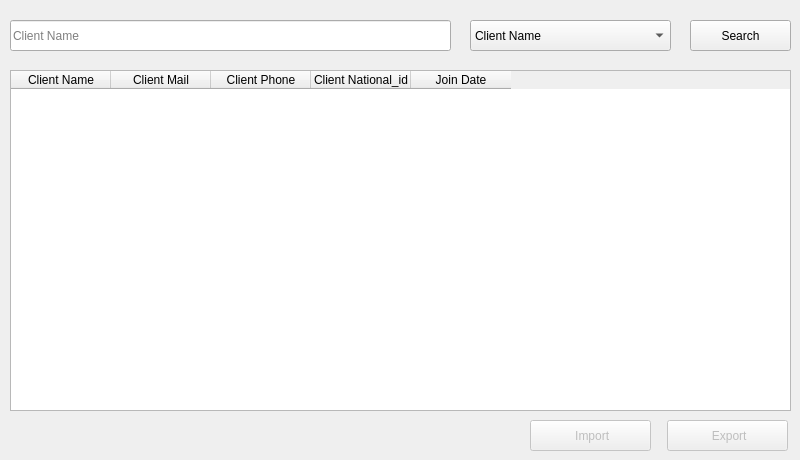
      <widget class="QWidget" name="tab_14">
       <attribute name="title">
        <string>All Clients</string>
       </attribute>
       <widget class="QLineEdit" name="lineEdit_4">
        <property name="geometry">
         <rect>
          <x>10</x>
          <y>20</y>
          <width>441</width>
          <height>31</height>
         </rect>
        </property>
        <property name="placeholderText">
         <string>Client Name</string>
        </property>
       </widget>
       <widget class="QPushButton" name="pushButton_16">
        <property name="geometry">
         <rect>
          <x>690</x>
          <y>20</y>
          <width>101</width>
          <height>31</height>
         </rect>
        </property>
        <property name="cursor">
         <cursorShape>PointingHandCursor</cursorShape>
        </property>
        <property name="text">
         <string>Search</string>
        </property>
        <property name="icon">
         <iconset resource="icons.qrc">
          <normaloff>:/icons/search.png</normaloff>:/icons/search.png</iconset>
        </property>
        <property name="iconSize">
         <size>
          <width>20</width>
          <height>20</height>
         </size>
        </property>
       </widget>
       <widget class="QTableWidget" name="tableWidget_4">
        <property name="geometry">
         <rect>
          <x>10</x>
          <y>70</y>
          <width>781</width>
          <height>341</height>
         </rect>
        </property>
        <column>
         <property name="text">
          <string>Client Name</string>
         </property>
        </column>
        <column>
         <property name="text">
          <string>Client Mail</string>
         </property>
        </column>
        <column>
         <property name="text">
          <string>Client Phone</string>
         </property>
        </column>
        <column>
         <property name="text">
          <string>Client National_id</string>
         </property>
        </column>
        <column>
         <property name="text">
          <string>Join Date</string>
         </property>
        </column>
       </widget>
       <widget class="QComboBox" name="comboBox_18">
        <property name="geometry">
         <rect>
          <x>470</x>
          <y>20</y>
          <width>201</width>
          <height>31</height>
         </rect>
        </property>
        <item>
         <property name="text">
          <string>Client Name</string>
         </property>
        </item>
        <item>
         <property name="text">
          <string>Client Mail</string>
         </property>
        </item>
        <item>
         <property name="text">
          <string>Client Phone</string>
         </property>
        </item>
        <item>
         <property name="text">
          <string>Client National_id</string>
         </property>
        </item>
       </widget>
       <widget class="QPushButton" name="pushButton_35">
        <property name="enabled">
         <bool>false</bool>
        </property>
        <property name="geometry">
         <rect>
          <x>667</x>
          <y>420</y>
          <width>121</width>
          <height>31</height>
         </rect>
        </property>
        <property name="cursor">
         <cursorShape>PointingHandCursor</cursorShape>
        </property>
        <property name="text">
         <string> Export</string>
        </property>
        <property name="icon">
         <iconset resource="icons.qrc">
          <normaloff>:/icons/export.png</normaloff>:/icons/export.png</iconset>
        </property>
       </widget>
       <widget class="QPushButton" name="pushButton_36">
        <property name="enabled">
         <bool>false</bool>
        </property>
        <property name="geometry">
         <rect>
          <x>530</x>
          <y>420</y>
          <width>121</width>
          <height>31</height>
         </rect>
        </property>
        <property name="cursor">
         <cursorShape>PointingHandCursor</cursorShape>
        </property>
        <property name="text">
         <string> Import</string>
        </property>
        <property name="icon">
         <iconset resource="icons.qrc">
          <normaloff>:/icons/import.png</normaloff>:/icons/import.png</iconset>
        </property>
       </widget>
      </widget>
